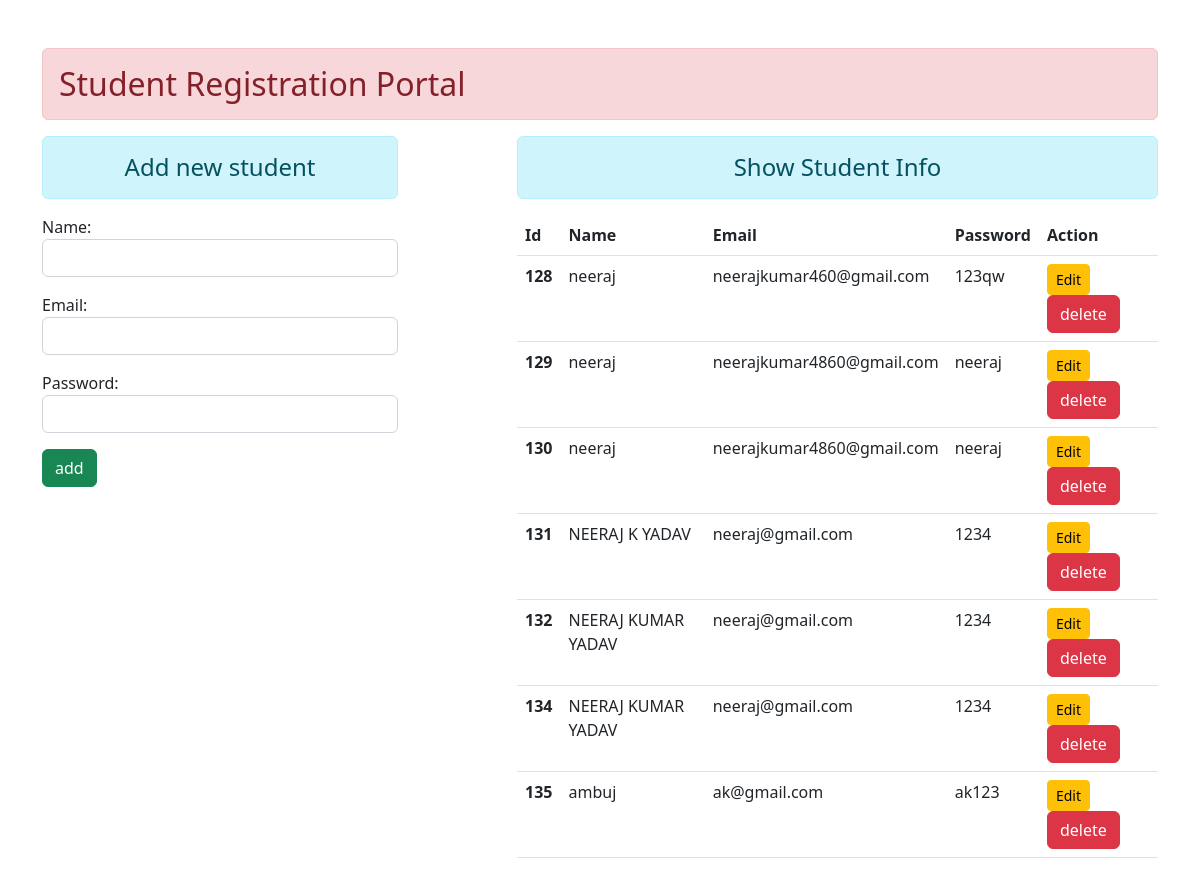
The page / on the database its author committed.
### new_admision/models.py (models this page shows)
class User(models.Model):
    name=models.CharField(max_length=50)
    email=models.EmailField(max_length=100)
    password=models.CharField(max_length=100)

### new_admision/views.py (the view)
# urls.py: path('',views.add_show,name="Add and show"),
def add_show(request):
    if request.method == 'POST':
        fm = StudentRegistration(request.POST)
        if fm.is_valid():
            nm = fm.cleaned_data['name']
            em = fm.cleaned_data['email']
            ps = fm.cleaned_data['password']
            reg = User(name=nm, email=em, password=ps)
            reg.save()
        fm = StudentRegistration()
    else:
       fm = StudentRegistration()
    std=User.objects.all()
    return render(request,'roll/a&s.html',{'form':fm,'stu':std})

### new_admision/forms.py
class StudentRegistration(forms.ModelForm):
    class Meta():
        model = User
        fields = ['name','email','password']
        widgets = {
            'name': forms.TextInput(attrs={'class':'form-control'}),
            'email': forms.EmailInput(attrs={'class':'form-control'}),
            'password': forms.PasswordInput(render_value=True, attrs={'class':'form-control'})
        }

### new_admision/template/roll/a&s.html (shortened to what this page needs)
{% extends 'roll/base.html' %}
{% block content %}
<div class="row">
    <div class="col-sm-4">
      <h4 class="text-center alert alert-info">Add new student</h4>
      <form action="" method="POST">
         {{form.as_p}}
        <input type="submit" class="btn btn-success" value="add">
      </form>
    </div>
    <div class="col-sm-7 offset-sm-1">
     <h4 class="text-center alert alert-info">Show Student Info</h4>
      {% if stu %}
      <table class="table table-hover">
        <thead>
          <tr>
            <th scope="col">Id</th>
            <th scope="col">Name</th>
            <th scope="col">Email</th>
            <th scope="col">Password</th>
            <th scope="col">Action</th>
          </tr>
        </thead>
        <tbody>
          {% for st in stu %}
          <tr>
            <th scope="row">{{st.id}}</th>
            <td>{{st.name}}</td>
            <td>{{st.email}}</td>
            <td>{{st.password}}</td>
            <td>
              <a href="{% url 'updatedata' st.id %}" class="btn btn-warning btn-sm">Edit</a>
              <form action="{% url 'deletedata' st.id %}" method="post" class="d-inline">{% csrf_token %}
                <input type="submit" class="btn btn-danger" value="delete">
              </form>
            </td>
          </tr>
          {% endfor %}
        </tbody>
      </table>
      {% else %}
       <h4 class="text-center alert alert-warning">No Records</h4>
      {% endif %}
    </div>
</div>
{% endblock content %}

### new_admision/template/roll/base.html (shortened to what this page needs)
<!DOCTYPE html>
{% load static %}
<html lang="en">
<head>
    <link rel="stylesheet" href="{%static 'enroll/css/bootstrap.css' %}">
</head>
<body>
    <div class="container mt-5">
        <h2 class="text center alert alert-danger">Student Registration Portal</h2>
        {% block content %}
        {% endblock content %}
    </div>
</body>
</html>

### rows shown on the page
User: id "128", name "neeraj", email "neerajkumar460@gmail.com", password "123qw"
User: id "129", name "neeraj", email "neerajkumar4860@gmail.com", password "neeraj"
User: id "130", name "neeraj", email "neerajkumar4860@gmail.com", password "neeraj"
User: id "131", name "NEERAJ K YADAV", email "neeraj@gmail.com", password "1234"
User: id "132", name "NEERAJ KUMAR YADAV", email "neeraj@gmail.com", password "1234"
User: id "134", name "NEERAJ KUMAR YADAV", email "neeraj@gmail.com", password "1234"
User: id "135", name "ambuj", email "ak@gmail.com", password "ak123"
